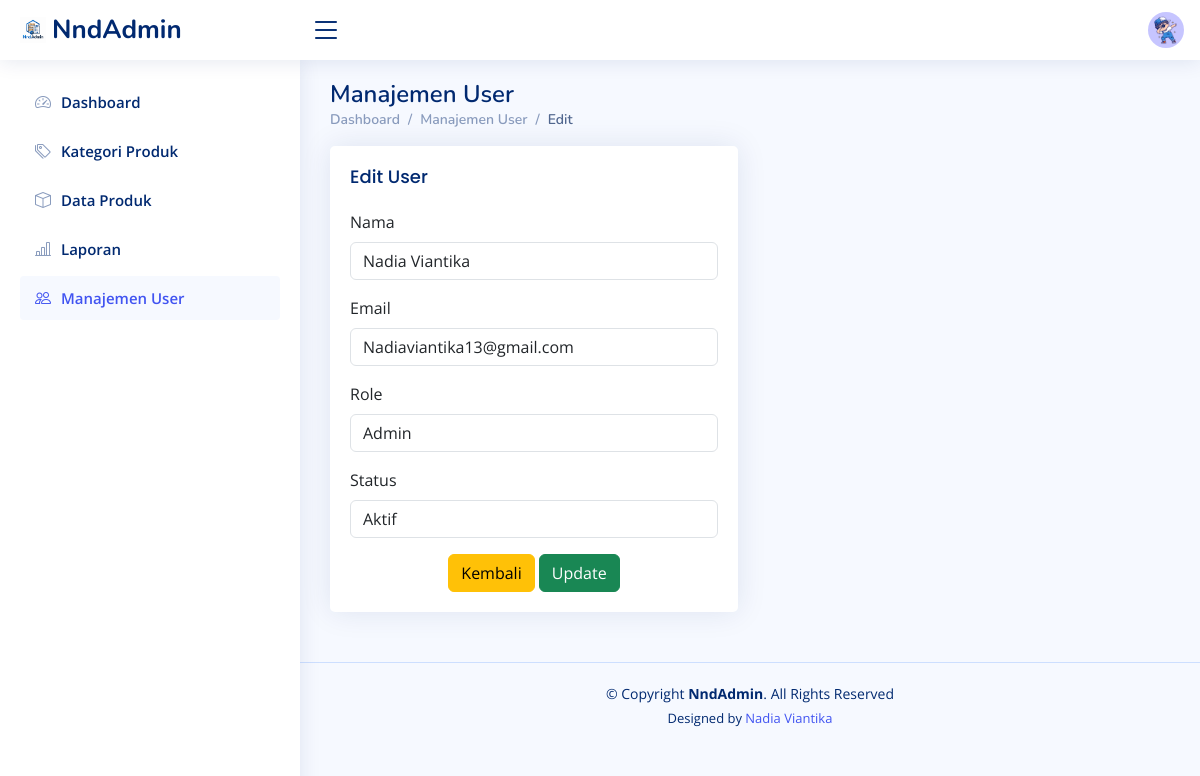
The page /e_user.php?id=3 (signed in) on the database its author committed.
### tables this page shows
CREATE TABLE `users` (
  `id` int(11) NOT NULL,
  `name` varchar(1000) DEFAULT NULL,
  `email` varchar(100) DEFAULT NULL,
  `password` varchar(255) DEFAULT NULL,
  `role` enum('admin','staff') DEFAULT 'staff',
  `is_active` tinyint(1) DEFAULT 1,
  `created_at` timestamp NOT NULL DEFAULT current_timestamp()
);

### e_user.php (the view, shortened to what this page needs)
<?php
include "koneksi.php";
$id = $_GET['id'];
$data = mysqli_query($conn, "SELECT * FROM users WHERE id='$id'");
$user = mysqli_fetch_array($data);
?>
<!DOCTYPE html>
<html lang="en">
<head>
    <link href="assets/vendor/bootstrap/css/bootstrap.min.css" rel="stylesheet">
    <link href="assets/vendor/bootstrap-icons/bootstrap-icons.css" rel="stylesheet">
    <link href="assets/vendor/boxicons/css/boxicons.min.css" rel="stylesheet">
    <link href="assets/vendor/quill/quill.snow.css" rel="stylesheet">
    <link href="assets/vendor/quill/quill.bubble.css" rel="stylesheet">
    <link href="assets/vendor/remixicon/remixicon.css" rel="stylesheet">
    <link href="assets/vendor/simple-datatables/style.css" rel="stylesheet">
    <link href="assets/css/style.css" rel="stylesheet">
</head>
<body>
    <header id="header" class="header fixed-top d-flex align-items-center">
        <div class="d-flex align-items-center justify-content-between">
            <a href="index.php" class="logo d-flex align-items-center">
                <img src="assets/img/logoNndAdmin.png" alt="">
                <span class="d-none d-lg-block">NndAdmin</span>
            </a>
            <i class="bi bi-list toggle-sidebar-btn"></i>
        </div>
        <nav class="header-nav ms-auto">
          <ul class="d-flex align-items-center">
            <li class="nav-item dropdown pe-3">
              <a
                class="nav-link nav-profile d-flex align-items-center pe-0"
                href="#"
                data-bs-toggle="dropdown">
                <img
                  src="assets/img/kartun.avif"
                  alt="Profile"
                  class="rounded-circle" /> </a>
     </li>
  </ul>
</nav>
    </header>
    <aside id="sidebar" class="sidebar">
        <ul class="sidebar-nav" id="sidebar-nav">
            <li class="nav-item">
        <a class="nav-link collapsed" href="index.php">
          <i class="bi bi-speedometer2"></i>
          <span>Dashboard</span>
        </a>
      </li>
      <li class="nav-item">
        <a class="nav-link collapsed" href="kategori_produk.php">
          <i class="bi bi-tags"></i>
          <span>Kategori Produk</span>
        </a>
      </li>
      <li class="nav-item">
        <a class="nav-link collapsed" href="produk.php">
          <i class="bi bi-box"></i>
          <span>Data Produk</span>
        </a>
      </li>
      <li class="nav-item">
        <a class="nav-link collapsed" href="laporan.php">
          <i class="bi bi-bar-chart-line"></i>
          <span>Laporan</span>
        </a>
      </li>
      <li class="nav-item">
        <a class="nav-link" href="users.php">
          <i class="bi bi-people"></i>
          <span>Manajemen User</span>
        </a>
      </li>
    </aside>
    <main id="main" class="main">
        <div class="pagetitle">
            <h1>Manajemen User</h1>
            <nav>
                <ol class="breadcrumb">
                    <li class="breadcrumb-item"><a href="index.php">Dashboard</a></li>
                    <li class="breadcrumb-item">Manajemen User</li>
                    <li class="breadcrumb-item active">Edit</li>
                </ol>
            </nav>
        </div>
        <section class="section">
            <div class="row">
                <div class="col-lg-6">
                    <div class="card">
                        <div class="card-body">
                            <h5 class="card-title">Edit User</h5>
                            <form class="row g-3" method="post">
                                <form class="row g-3" method="post">
                                   <div class="col-12">
                                       <label class="form-label">Nama</label>
                                       <input type="text" class="form-control" name="name"
                                           value="<?php echo $user['name']; ?>" required>
                                   </div>
                                   <div class="col-12">
                                       <label class="form-label">Email</label>
                                       <input type="email" class="form-control" name="email"
                                           value="<?php echo $user['email']; ?>" required>
                                    </div>
                                    <div class="col-12">
                                        <label class="form-label">Role</label>
                                        <select class="form-control" name="role" required>
                                            <option value="admin" <?php if ($user['role'] == 'admin') echo 'selected'; ?>>Admin</option>
                                        </select>
                                    </div>
                                    <div class="col-12">
                                        <label class="form-label">Status</label>
                                        <select class="form-control" name="is_active">
                                            <option value="1" <?php if ($user['is_active'] == 1) echo 'selected'; ?>>Aktif</option>
                                        </select>
                                    </div>
                                    <div class="text-center">
                                        <a href="users.php" class="btn btn-warning">Kembali</a>
                                        <button type="submit" class="btn btn-success" name="update">Update</button>
                                    </div>
                                </form>
                            </form>
                        </div>
                    </div>
                </div>
            </div>
        </section>
    </main>
    <footer id="footer" class="footer">
        <div class="copyright">
            &copy; Copyright <strong><span>NndAdmin</span></strong>. All Rights Reserved
        </div>
        <div class="credits">
            Designed by <a href="https://Tiktok.com/Nanad13">Nadia Viantika</a>
        </div>
    </footer>
</body>
</html>

### assets/css/style.css (style rules this page uses)
:root { scroll-behavior: smooth; }
body { font-family: "Open Sans", sans-serif; background: #f6f9ff; color: #444444; }
a { color: #4154f1; text-decoration: none; }
h1, h2, h3, h4, h5, h6 { font-family: "Nunito", sans-serif; }
#main { margin-top: 60px; padding: 20px 30px; transition: all 0.3s; }
.pagetitle { margin-bottom: 10px; }
.pagetitle h1 { font-size: 24px; margin-bottom: 0; font-weight: 600; color: #012970; }
.card { margin-bottom: 30px; border: none; border-radius: 5px; box-shadow: 0px 0 30px rgba(1, 41, 112, 0.1); }
.card-title { padding: 20px 0 15px 0; font-size: 18px; font-weight: 500; color: #012970; font-family: "Poppins", sans-serif; }
.card-body { padding: 0 20px 20px 20px; }
.breadcrumb { font-size: 14px; font-family: "Nunito", sans-serif; color: #899bbd; font-weight: 600; }
.breadcrumb a { color: #899bbd; transition: 0.3s; }
.breadcrumb .breadcrumb-item::before { color: #899bbd; }
.breadcrumb .active { color: #51678f; font-weight: 600; }
.logo { line-height: 1; }
@media (min-width: 1200px) { .logo { width: 280px; } }
.logo img { max-height: 26px; margin-right: 6px; }
.logo span { font-size: 26px; font-weight: 700; color: #012970; font-family: "Nunito", sans-serif; }
.header { transition: all 0.5s; z-index: 997; height: 60px; box-shadow: 0px 2px 20px rgba(1, 41, 112, 0.1); background-color: #fff; padding-left: 20px; }
.header .toggle-sidebar-btn { font-size: 32px; padding-left: 10px; cursor: pointer; color: #012970; }
.header-nav ul { list-style: none; }
.header-nav>ul { margin: 0; padding: 0; }
.header-nav .nav-profile { color: #012970; }
.header-nav .nav-profile img { max-height: 36px; }
.sidebar { position: fixed; top: 60px; left: 0; bottom: 0; width: 300px; z-index: 996; transition: all 0.3s; padding: 20px; overflow-y: auto; scrollbar-width: thin; scrollbar-color: #aab7cf transparent; box-shadow: 0px 0px 20px rgba(1, 41, 112, 0.1); background-color: #fff; }
@media (min-width: 1200px) { #main, #footer { margin-left: 300px; } }
.sidebar-nav { padding: 0; margin: 0; list-style: none; }
.sidebar-nav li { padding: 0; margin: 0; list-style: none; }
.sidebar-nav .nav-item { margin-bottom: 5px; }
.sidebar-nav .nav-link { display: flex; align-items: center; font-size: 15px; font-weight: 600; color: #4154f1; transition: 0.3; background: #f6f9ff; padding: 10px 15px; border-radius: 4px; }
.sidebar-nav .nav-link i { font-size: 16px; margin-right: 10px; color: #4154f1; }
.sidebar-nav .nav-link.collapsed { color: #012970; background: #fff; }
.sidebar-nav .nav-link.collapsed i { color: #899bbd; }
.footer { padding: 20px 0; font-size: 14px; transition: all 0.3s; border-top: 1px solid #cddfff; }
.footer .copyright { text-align: center; color: #012970; }
.footer .credits { padding-top: 5px; text-align: center; font-size: 13px; color: #012970; }

### rows shown on the page
users: name "Nadia Viantika", email "Nadiaviantika13@gmail.com", role "Admin", is_active "Aktif"
